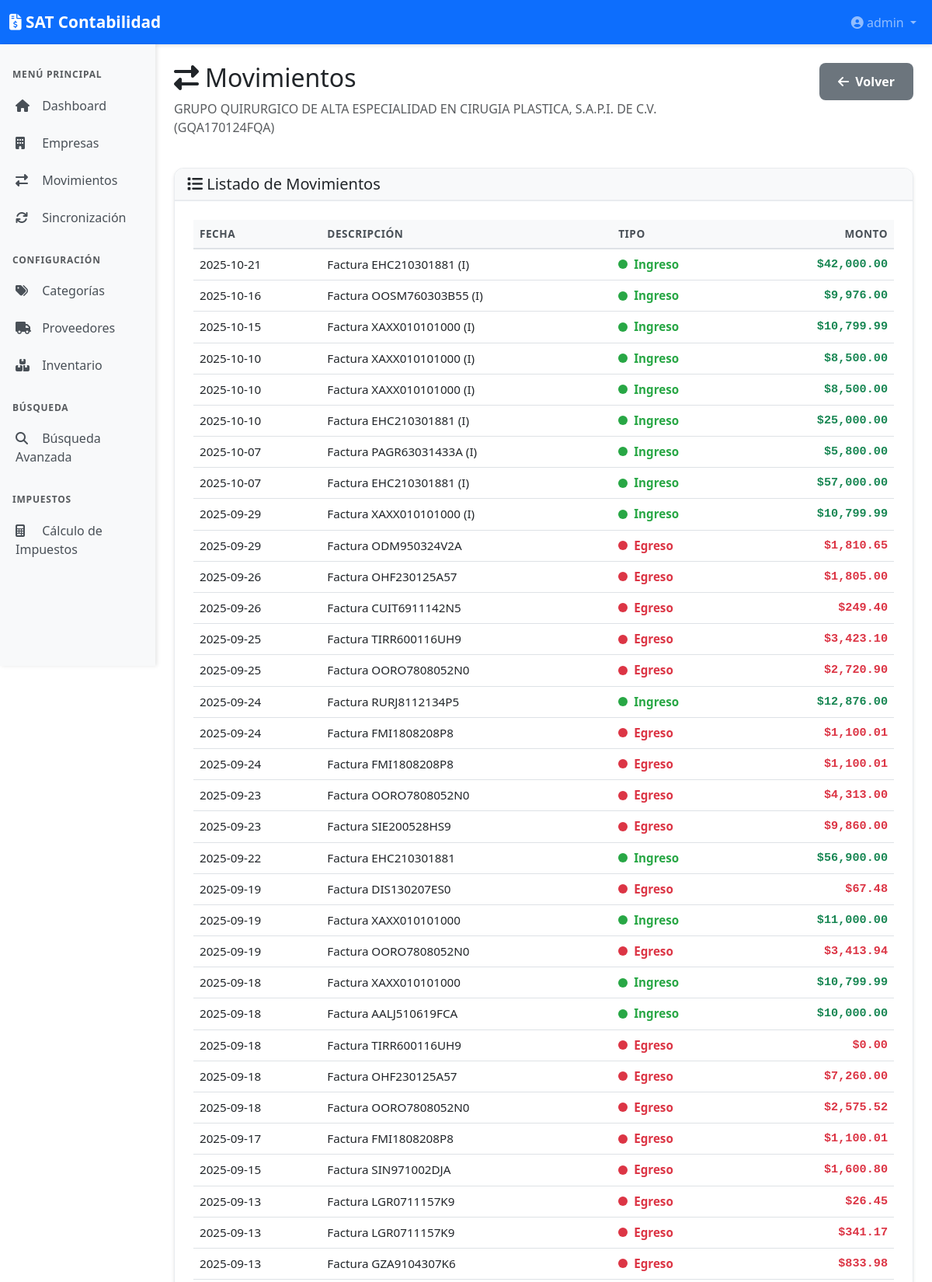
The page /companies/2/movements (signed in, upper part) on the database its author committed.
### models.py (models this page shows, shortened)
class User(UserMixin, db.Model):
    __tablename__ = 'user'
    id = db.Column(db.Integer, primary_key=True)
    username = db.Column(db.String(64), unique=True, nullable=False, index=True)
    email = db.Column(db.String(120), unique=True, nullable=True, index=True)
    password_hash = db.Column(db.String(256))  # Larger for modern hash algorithms
    created_at = db.Column(db.DateTime, default=datetime.utcnow)
    last_login = db.Column(db.DateTime, nullable=True)
    is_active = db.Column(db.Boolean, default=True)

class Company(db.Model):
    id = db.Column(db.Integer, primary_key=True)
    rfc = db.Column(db.String(13), unique=True, nullable=False)
    name = db.Column(db.String(128), nullable=False)
    fiel_cer_path = db.Column(db.String(256), nullable=True)
    fiel_key_path = db.Column(db.String(256), nullable=True)
    fiel_password_enc = db.Column(db.String(256), nullable=True) # Encrypted password
    created_at = db.Column(db.DateTime, default=datetime.utcnow)

class Movement(db.Model):
    id = db.Column(db.Integer, primary_key=True)
    invoice_id = db.Column(db.Integer, db.ForeignKey('invoice.id'))
    company_id = db.Column(db.Integer, db.ForeignKey('company.id'), nullable=False)
    category_id = db.Column(db.Integer, db.ForeignKey('category.id'), nullable=True)
    amount = db.Column(db.Float, nullable=False)
    type = db.Column(db.String(10)) # INCOME / EXPENSE
    description = db.Column(db.String(256))
    date = db.Column(db.DateTime, nullable=False)
    source = db.Column(db.String(20), default='invoice')  # 'invoice' o 'manual'
    notes = db.Column(db.Text)
    invoice = db.relationship('Invoice', backref=db.backref('movement', uselist=False))
    company = db.relationship('Company', backref=db.backref('movements', lazy=True))

### app.py (the view)
    @app.route('/companies/<int:company_id>/movements')
    @login_required
    def company_movements(company_id):
        company = Company.query.get_or_404(company_id)
        movements_list = Movement.query.filter_by(company_id=company_id).order_by(Movement.date.desc()).all()
        return render_template('movements.html', movements=movements_list, company=company)

### templates/movements.html (shortened to what this page needs)
{% extends "base.html" %}
{% block content %}
<div class="row mb-4">
    <div class="col-md-8">
        <h2><i class="fas fa-exchange-alt me-2"></i>Movimientos</h2>
        <p class="text-muted">{{ company.name }} ({{ company.rfc }})</p>
    </div>
    <div class="col-md-4 text-end">
        <a href="{{ url_for('movements') }}" class="btn btn-secondary">
            <i class="fas fa-arrow-left me-1"></i> Volver
        </a>
    </div>
</div>
<div class="card">
    <div class="card-header bg-light">
        <h5 class="mb-0"><i class="fas fa-list"></i> Listado de Movimientos</h5>
    </div>
    <div class="card-body">
        {% if movements %}
        <div class="table-responsive">
            <table class="table table-hover">
                <thead>
                    <tr>
                        <th>Fecha</th>
                        <th>Descripción</th>
                        <th>Tipo</th>
                        <th class="text-end">Monto</th>
                    </tr>
                </thead>
                <tbody>
                    {% for movement in movements %}
                    <tr>
                        <td>{{ movement.date.strftime('%Y-%m-%d') }}</td>
                        <td>{{ movement.description }}</td>
                        <td>
                            {% if movement.type == 'INCOME' %}
                            <span class="movement-type movement-type-ingreso">
                                <span class="movement-indicator movement-indicator-ingreso"></span>
                                Ingreso
                            </span>
                            {% else %}
                            <span class="movement-type movement-type-egreso">
                                <span class="movement-indicator movement-indicator-egreso"></span>
                                Egreso
                            </span>
                            {% endif %}
                        </td>
                        <td
                            class="text-end text-money {% if movement.type == 'INCOME' %}text-success{% else %}text-danger{% endif %}">
                            ${{ movement.amount|format_currency }}
                        </td>
                    </tr>
                    {% endfor %}
                </tbody>
            </table>
        </div>
        {% else %}
        <div class="alert alert-info text-center" role="alert">
            <i class="fas fa-info-circle"></i> No hay movimientos registrados para esta empresa.
        </div>
        {% endif %}
    </div>
</div>
{% endblock %}

### templates/base.html (shortened to what this page needs)
<!DOCTYPE html>
<html lang="es">
<head>
    <link href="https://cdn.jsdelivr.net/npm/bootstrap@5.3.0/dist/css/bootstrap.min.css" rel="stylesheet">
    <link rel="stylesheet" href="https://cdnjs.cloudflare.com/ajax/libs/font-awesome/6.4.0/css/all.min.css">
    <link rel="stylesheet" href="{{ url_for('static', filename='css/main.css') }}">
</head>
<body>
    <nav class="navbar navbar-expand-lg navbar-dark bg-primary">
        <div class="container-fluid">
            <a class="navbar-brand" href="/">
                <i class="fas fa-file-invoice-dollar"></i> SAT Contabilidad
            </a>
            <div class="collapse navbar-collapse" id="navbarNav">
                <ul class="navbar-nav ms-auto">
                    <li class="nav-item dropdown">
                        <a class="nav-link dropdown-toggle" href="#" id="navbarDropdown" role="button"
                            data-bs-toggle="dropdown" aria-expanded="false">
                            <i class="fas fa-user-circle"></i> {{ current_user.username }}
                        </a>
                    </li>
                </ul>
            </div>
        </div>
    </nav>
    <div class="container-fluid">
        <div class="row">
            <nav class="col-md-2 d-md-block bg-light sidebar vh-100 position-sticky top-0">
                <div class="position-sticky pt-3">
                    <h6 class="sidebar-heading px-3 text-muted">
                        MENÚ PRINCIPAL
                    </h6>
                    <ul class="nav flex-column">
                        <li class="nav-item">
                            <a class="nav-link" href="/">
                                <i class="fas fa-home"></i> Dashboard
                            </a>
                        </li>
                        <li class="nav-item">
                            <a class="nav-link" href="/companies">
                                <i class="fas fa-building"></i> Empresas
                            </a>
                        </li>
                        <li class="nav-item">
                            <a class="nav-link" href="/movements">
                                <i class="fas fa-exchange-alt"></i> Movimientos
                            </a>
                        </li>
                        <li class="nav-item">
                            <a class="nav-link" href="/sync">
                                <i class="fas fa-sync"></i> Sincronización
                            </a>
                        </li>
                    </ul>
                    <h6 class="sidebar-heading px-3 mt-4 text-muted">
                        CONFIGURACIÓN
                    </h6>
                    <ul class="nav flex-column">
                        <li class="nav-item">
                            <a class="nav-link" href="/categories">
                                <i class="fas fa-tags"></i> Categorías
                            </a>
                        </li>
                        <li class="nav-item">
                            <a class="nav-link" href="/suppliers">
                                <i class="fas fa-truck"></i> Proveedores
                            </a>
                        </li>
                        <li class="nav-item">
                            <a class="nav-link" href="/inventory">
                                <i class="fas fa-boxes"></i> Inventario
                            </a>
                        </li>
                    </ul>
                    <h6 class="sidebar-heading px-3 mt-4 text-muted">
                        BÚSQUEDA
                    </h6>
                    <ul class="nav flex-column">
                        <li class="nav-item">
                            <a class="nav-link" href="/search/advanced">
                                <i class="fas fa-search"></i> Búsqueda Avanzada
                            </a>
                        </li>
                    </ul>
                    <h6 class="sidebar-heading px-3 mt-4 text-muted">
                        IMPUESTOS
                    </h6>
                    <ul class="nav flex-column">
                        <li class="nav-item">
                            <a class="nav-link" href="/taxes">
                                <i class="fas fa-calculator"></i> Cálculo de Impuestos
                            </a>
                        </li>
                    </ul>
                </div>
            </nav>
            <main class="col-md-10 ms-sm-auto px-md-4">
                <div class="py-4">
                    {% block content %}{% endblock %}
                </div>
            </main>
        </div>
    </div>
</body>
</html>

### static/css/main.css (style rules this page uses)
:root { --color-primary: #0d6efd; --color-success: #28a745; --color-danger: #dc3545; --color-warning: #ffc107; --color-info: #17a2b8; --color-dark: #343a40; --color-teal: #20c997; --color-purple: #7b3bb3; --shadow-sm: 0 2px 4px rgba(0,0,0,0.1); --shadow-md: 0 4px 12px rgba(0,0,0,0.15); --shadow-lg: 0 8px 24px rgba(0,0,0,0.2); }
.btn { border-radius: 8px; padding: 12px 24px; font-weight: 600; transition: all 0.3s ease; border: none; }
.btn-secondary { background: #6c757d; }
.table { font-size: 0.95rem; }
.table thead th { border-bottom: 2px solid #dee2e6; font-weight: 700; text-transform: uppercase; font-size: 0.85rem; letter-spacing: 0.5px; color: #495057; background: #f8f9fa; }
.table tbody tr { transition: all 0.2s ease; }
.movement-indicator { width: 12px; height: 12px; border-radius: 50%; display: inline-block; margin-right: 8px; }
.movement-indicator-ingreso { background: #28a745; }
.movement-indicator-egreso { background: #dc3545; }
.movement-type { display: inline-flex; align-items: center; font-weight: 600; }
.movement-type-ingreso { color: #28a745; }
.movement-type-egreso { color: #dc3545; }
.sidebar { padding: 0; box-shadow: 2px 0 5px rgba(0,0,0,0.1); }
.sidebar .nav-link { color: #495057; padding: 12px 20px; border-radius: 0; transition: all 0.3s; font-weight: 500; }
.sidebar .nav-link i { margin-right: 10px; width: 20px; }
.sidebar-heading { font-size: 0.75rem; font-weight: 700; text-transform: uppercase; letter-spacing: 0.8px; margin-top: 1rem; color: #6c757d; }
.card { border-radius: 12px; margin-bottom: 1.5rem; border: 1px solid #e9ecef; box-shadow: var(--shadow-sm); }
.card-header { border-radius: 12px 12px 0 0 !important; font-weight: 700; background: #f8f9fa; border-bottom: 2px solid #e9ecef; }
.card-body { padding: 1.5rem; }
.navbar { box-shadow: var(--shadow-sm); }
.navbar-brand { font-weight: 700; font-size: 1.3rem; }
.text-money { font-family: 'Courier New', monospace; font-weight: 700; }

### rows shown on the page
User: username "admin"
Company: name "GRUPO QUIRURGICO DE ALTA ESPECIALIDAD EN CIRUGIA PLASTICA, S.A.P.I. DE C.V.", rfc "GQA170124FQA"
Movement: date "2025-10-21", description "Factura EHC210301881 (I)", type "INCOME" (drawn), amount "42,000.00"
Movement: date "2025-10-16", description "Factura OOSM760303B55 (I)", type "INCOME" (drawn), amount "9,976.00"
Movement: date "2025-10-15", description "Factura XAXX010101000 (I)", type "INCOME" (drawn), amount "10,799.99"
Movement: date "2025-10-10", description "Factura XAXX010101000 (I)", type "INCOME" (drawn), amount "8,500.00"
Movement: date "2025-10-10", description "Factura XAXX010101000 (I)", type "INCOME" (drawn), amount "8,500.00"
Movement: date "2025-10-10", description "Factura EHC210301881 (I)", type "INCOME" (drawn), amount "25,000.00"
Movement: date "2025-10-07", description "Factura PAGR63031433A (I)", type "INCOME" (drawn), amount "5,800.00"
Movement: date "2025-10-07", description "Factura EHC210301881 (I)", type "INCOME" (drawn), amount "57,000.00"
Movement: date "2025-09-29", description "Factura XAXX010101000 (I)", type "INCOME" (drawn), amount "10,799.99"
Movement: date "2025-09-29", description "Factura ODM950324V2A", type "EXPENSE" (drawn), amount "1,810.65"
Movement: date "2025-09-26", description "Factura OHF230125A57", type "EXPENSE" (drawn), amount "1,805.00"
Movement: date "2025-09-26", description "Factura CUIT6911142N5", type "EXPENSE" (drawn), amount "249.40"
Movement: date "2025-09-25", description "Factura TIRR600116UH9", type "EXPENSE" (drawn), amount "3,423.10"
Movement: date "2025-09-25", description "Factura OORO7808052N0", type "EXPENSE" (drawn), amount "2,720.90"
Movement: date "2025-09-24", description "Factura RURJ8112134P5", type "INCOME" (drawn), amount "12,876.00"
Movement: date "2025-09-24", description "Factura FMI1808208P8", type "EXPENSE" (drawn), amount "1,100.01"
Movement: date "2025-09-24", description "Factura FMI1808208P8", type "EXPENSE" (drawn), amount "1,100.01"
Movement: date "2025-09-23", description "Factura OORO7808052N0", type "EXPENSE" (drawn), amount "4,313.00"
Movement: date "2025-09-23", description "Factura SIE200528HS9", type "EXPENSE" (drawn), amount "9,860.00"
Movement: date "2025-09-22", description "Factura EHC210301881", type "INCOME" (drawn), amount "56,900.00"
Movement: date "2025-09-19", description "Factura DIS130207ES0", type "EXPENSE" (drawn), amount "67.48"
Movement: date "2025-09-19", description "Factura XAXX010101000", type "INCOME" (drawn), amount "11,000.00"
Movement: date "2025-09-19", description "Factura OORO7808052N0", type "EXPENSE" (drawn), amount "3,413.94"
Movement: date "2025-09-18", description "Factura XAXX010101000", type "INCOME" (drawn), amount "10,799.99"
Movement: date "2025-09-18", description "Factura AALJ510619FCA", type "INCOME" (drawn), amount "10,000.00"
Movement: date "2025-09-18", description "Factura TIRR600116UH9", type "EXPENSE" (drawn), amount "0.00"
Movement: date "2025-09-18", description "Factura OHF230125A57", type "EXPENSE" (drawn), amount "7,260.00"
Movement: date "2025-09-18", description "Factura OORO7808052N0", type "EXPENSE" (drawn), amount "2,575.52"
Movement: date "2025-09-17", description "Factura FMI1808208P8", type "EXPENSE" (drawn), amount "1,100.01"
Movement: date "2025-09-15", description "Factura SIN971002DJA", type "EXPENSE" (drawn), amount "1,600.80"
Movement: date "2025-09-13", description "Factura LGR0711157K9", type "EXPENSE" (drawn), amount "26.45"
Movement: date "2025-09-13", description "Factura LGR0711157K9", type "EXPENSE" (drawn), amount "341.17"
Movement: date "2025-09-13", description "Factura GZA9104307K6", type "EXPENSE" (drawn), amount "833.98"
